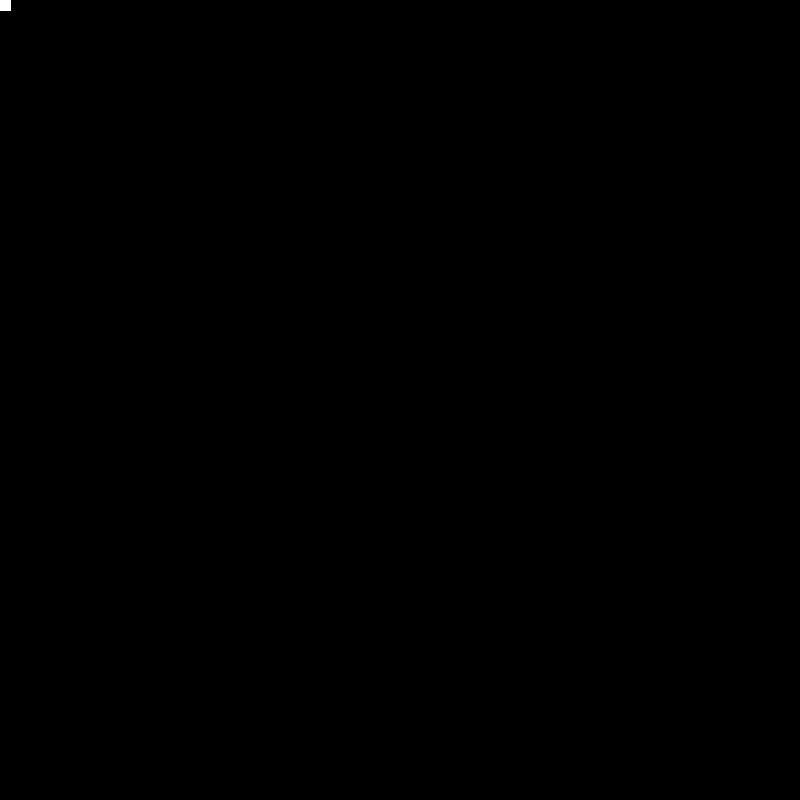
Frame 1 (no input)
Frame 60 (the mouse pressed at the canvas centre just before this capture): identical to frame 1, image omitted
Frame 120 (the mouse held since frame 60 and released just before this capture): identical to frame 1, image omitted

The Processing sketch that drew this single still picture (run headless with seeded random() and noise(); from frame 60 on, the mouse is pressed at the canvas centre):

// Processing sketch: processing_2574
// ── processing_2574.pde

boolean button = false; 
float a = 0; 
float b = 0; 
float angle = 0; 


void setup () { 
  size(800,800); 
  background(0); 
  frameRate(15); 
} 
void draw() { 
   stroke(255); 
   
   /*translate(400, 400);
   rotate(radians(angle));
   stroke(random(100,200), random(50,255), random(25,75));
    line(a, b, -60, 10); 
    line(a, -b, 60, -10); 
    a += 0.2;
    b += 0.2; 
    angle += 5;
  //stroke(255); 
  //translate(width/2, height/2); 
  //rotate (radians(angle));
  //line(a, b, -60, 10); 
  //line(a, -b, 60, -10); 
  /*if (keyPressed) { 
    line(a, b, -60, 10); 
    line(a, -b, 60, -10); 
  } else line(75, -10, a, b); */
  
  if (mousePressed && (mouseButton == LEFT)){
   translate(mouseX, mouseY);
   rotate(radians(angle));
   stroke(random(100,200), random(50,255), random(25,75));
    line(a, b, -60, 10); 
    line(a, -b, 60, -10); 
    a += 0.2;
    b += 0.2; 
    angle += 5; 
    
  } else if (mousePressed && (mouseButton == RIGHT)) {
    background(0);
  }else {
    rect(0,0,10,10);
    }
  
 // if (mousePressed) {  
     
    
    
    //button ==button;
    //button = !button
  //}
     
    /*stroke(255); 
    translate(width/2, height/2); 
    rotate (radians(angle));
    line(a, b, -60, 10); 
    line(a, -b, 60, -10); */
  
  //
  /*if (button) {  
    a = 0; 
    b = 5; 
    angle = 0; 
    stroke(0);
    line(a, b, 60, -10); 
  } */
   
  //a += 0.1; 
  //b += 0.1; 
 } 
 
 void mouseMoved(){
   println("no hagas nada");
   }
   
  
